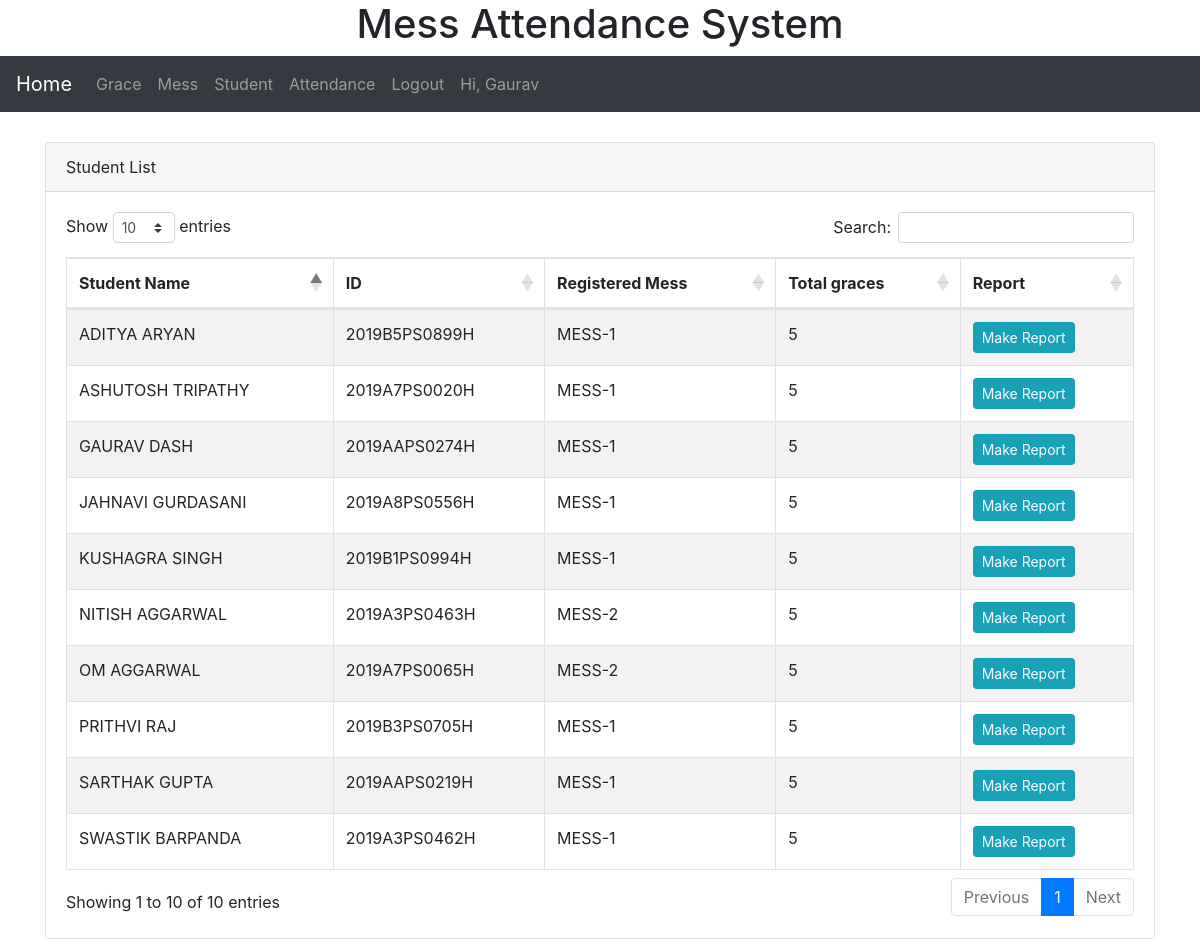
Page /admin/student.php (signed in) on the committed database.
### tables this page shows
CREATE TABLE `student_info` (
  `Total remaining Graces` int(15) NOT NULL DEFAULT 5,
  `uid` varchar(10) NOT NULL,
  `Mess` text NOT NULL,
  `ID` varchar(15) NOT NULL,
  `Name` varchar(25) NOT NULL
);

### admin/student.php (the view, shortened to what this page needs)
<?php
include('admin_page.php')
?>
<div class="container" style="margin-top:30px">
  <div class="card">
   <div class="card-header">
      <div class="row">
        <div class="col-md-9">Student List</div>
        <div class="col-md-3" align="right">
        </div>
      </div>
    </div>
   <div class="card-body">
    <div class="table-responsive">
        <span id="message_operation"></span>
     <table class="table table-striped table-bordered" id="student_table">
      <thead>
       <tr>
        <th>Student Name</th>
        <th>ID</th>
        <th>Registered Mess</th>
        <th>Total graces</th>
        <th>Report</th>
       </tr>
      </thead>
      <tbody>
      <?php
      $result=$link->query("SELECT * FROM `student_info`") or die(mysqli_error());
      while($row = $result->fetch_array()){
      ?>
      <tr>
      <td><?php echo $row['Name'] ?></td>
      <td><?php echo $row['ID'] ?></td>
      <td><?php echo $row['Mess'] ?></td>
      <td><?php echo $row['Total remaining Graces'] ?></td>
      <td><?php echo '<button type="button" name="report_button" id="'.$row["ID"].'" class="btn btn-info btn-sm report_button">Make Report</button>' ?></td>
      </tr>
      <?php
      }
      ?>
      </tbody>
     </table>
    </div>
   </div>
  </div>
</div>
</body>
</html>
<link rel="stylesheet" href="https://cdnjs.cloudflare.com/ajax/libs/bootstrap-datepicker/1.9.0/css/bootstrap-datepicker.min.css">

### admin/admin_page.php (shortened to what this page needs)
<?php
include('db_connect.php');
$query="SELECT username FROM `admin_info` WHERE admin_id='".$_SESSION['admin_id']."'";
$result=mysqli_query($link,$query);
$row=mysqli_fetch_array($result);
?>
<!DOCTYPE html>
<html lang="en">
<head>
  <link rel="stylesheet" href="https://maxcdn.bootstrapcdn.com/bootstrap/4.3.1/css/bootstrap.min.css">
  <link rel="stylesheet" href="https://cdn.datatables.net/1.10.19/css/dataTables.bootstrap4.min.css">
</head>
<body>
<div class="jumbotron-small text-center" style="margin-bottom:0">
  <h1>Mess Attendance System</h1>
</div>
<nav class="navbar navbar-expand-sm bg-dark navbar-dark">
  <a class="navbar-brand" href="index.php">Home</a>
  <div class="collapse navbar-collapse" id="collapsibleNavbar">
    <ul class="navbar-nav">
      <li class="nav-item">
        <a class="nav-link" href="grace.php">Grace</a>
      </li>
      <li class="nav-item">
        <a class="nav-link" href="Mess.php">Mess</a>
      </li>
      <li class="nav-item">
        <a class="nav-link" href="student.php">Student</a>
      </li>
      <li class="nav-item">
        <a class="nav-link" href="attendance.php">Attendance</a>
      </li>
      <li class="nav-item">
        <a class="nav-link" href="logout.php">Logout</a>
      </li>
      <li class="nav-item ">
      <a class="nav-link " href="#">Hi, <?php echo $row['username'] ?></a>
      </li>
    </ul>
  </div>
</nav>

### rows in the picture
student_info: Name "ASHUTOSH TRIPATHY", ID "2019A7PS0020H", Mess "MESS-1", Total remaining Graces "5"
student_info: Name "OM AGGARWAL", ID "2019A7PS0065H", Mess "MESS-2", Total remaining Graces "5"
student_info: Name "SARTHAK GUPTA", ID "2019AAPS0219H", Mess "MESS-1", Total remaining Graces "5"
student_info: Name "GAURAV DASH", ID "2019AAPS0274H", Mess "MESS-1", Total remaining Graces "5"
student_info: Name "SWASTIK BARPANDA", ID "2019A3PS0462H", Mess "MESS-1", Total remaining Graces "5"
student_info: Name "NITISH AGGARWAL", ID "2019A3PS0463H", Mess "MESS-2", Total remaining Graces "5"
student_info: Name "JAHNAVI GURDASANI", ID "2019A8PS0556H", Mess "MESS-1", Total remaining Graces "5"
student_info: Name "PRITHVI RAJ", ID "2019B3PS0705H", Mess "MESS-1", Total remaining Graces "5"
student_info: Name "ADITYA ARYAN", ID "2019B5PS0899H", Mess "MESS-1", Total remaining Graces "5"
student_info: Name "KUSHAGRA SINGH", ID "2019B1PS0994H", Mess "MESS-1", Total remaining Graces "5"

### other values in the picture
$row['username'] "Gaurav"
